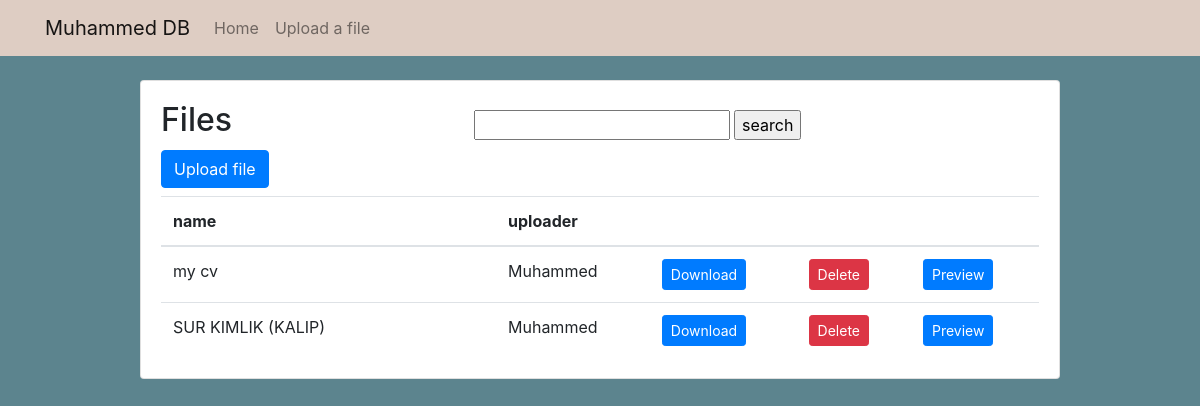
The app's page /, older data.
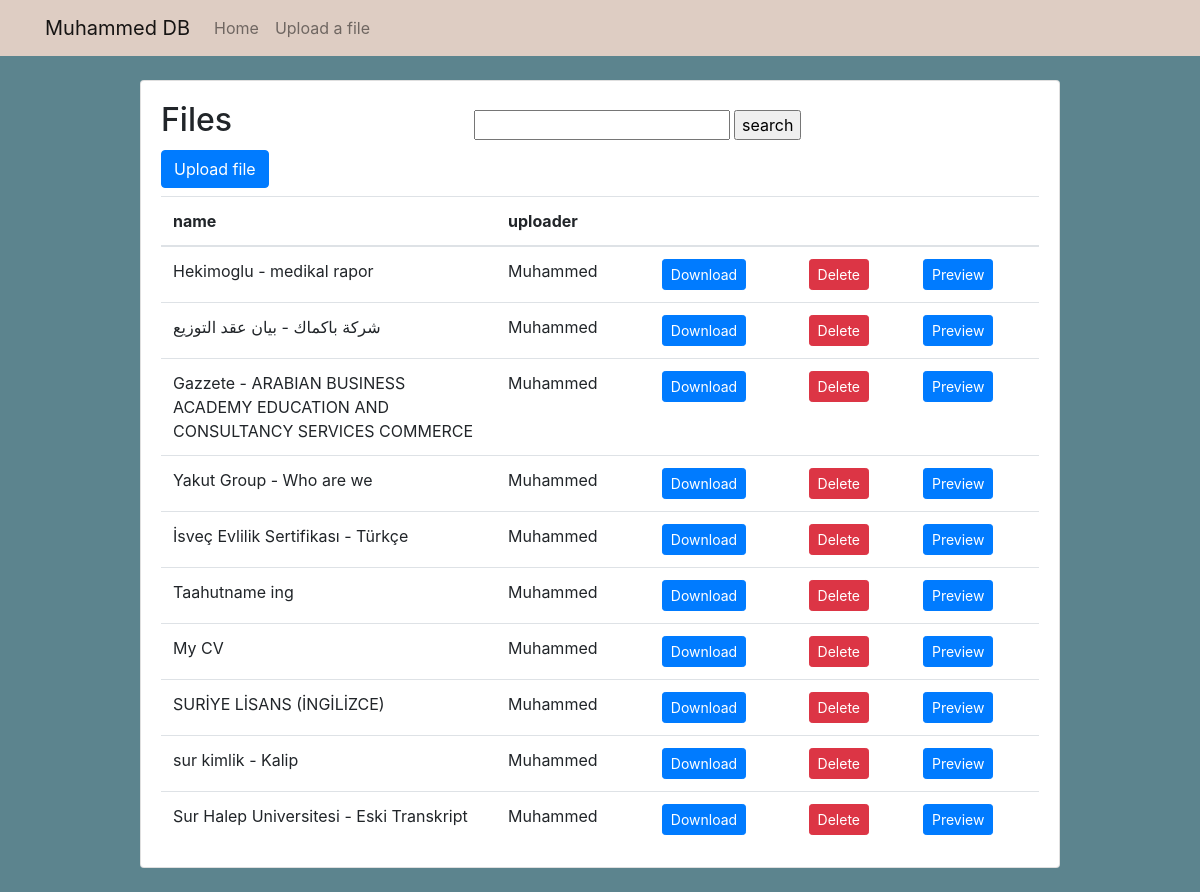
The same page, newer data.
### home/models.py (models this page shows, shortened)
class Pdf(models.Model):
    name = models.CharField(max_length=100, null=False, default="No name")
    pdf = models.FileField(upload_to='files')
    uploader = models.CharField(max_length=100, null=True)

### home/views.py (the view)
# urls.py: path("", views.BookListView.as_view(), name="home"),
class BookListView(ListView):
    model = Pdf
    template_name = "home/class_book_list.html"
    context_object_name = "pdf"
    paginate_by = 10
    def get_queryset(self):
        query = self.request.GET.get('q')
        if query:
            object_list = self.model.objects.order_by('-id').filter(name__icontains=query)
        else:
            object_list = self.model.objects.all().order_by('-id')
        return object_list

### home/templates/home/class_book_list.html (shortened to what this page needs)
{% extends 'home/base.html' %}
{% block content %}
<h2 style="display: inline-block">Files</h2>
<center style="display: inline-block; margin-left: 27%; margin-right: 22%">
  <form method="GET">
    <input type="text" name="q" value="{{ request.GET.q }}" />
    <input class="button" type="submit" value="search" />
  </form>
</center>
<h2 style="display: inline-block">
  <a style="display: inline-block" href="{% url 'upload' %}" class="btn btn-primary">Upload file</a>
</h2>
<table class="table mb-0">
  <thead>
    <tr>
      <th style="width: 335px; padding: 12px">name</th>
      <th>uploader</th>
      <th></th>
      <th></th>
      <th></th>
    </tr>
  </thead>
  <tbody>
    {% for pdf in pdf %}
    <tr>
      <td style="width: 335px; padding: 12px">{{pdf.name}}</td>
      <td>{{pdf.uploader}}</td>
      <td>
        <a download="{{pdf.pdf.url}}" href="{{pdf.pdf.url}}" class="btn btn-primary btn-sm">Download</a>
      </td>
      <td>
        <form action="{% url 'delete' pdf.pk %}" method="post">
          <input type="submit" value="Delete" class="btn btn-danger btn-sm" />
        </form>
      </td>
      <td>
        <a href="{% url 'preview' pdf.pk %}" class="btn btn-primary btn-sm" target="_blank_">Preview</a>
      </td>
    </tr>
    {% endfor %}
  </tbody>
</table>
{% endblock %}

### home/templates/home/base.html (shortened to what this page needs)
{% load static %}
<!doctype html>
<html lang="en">
<head>
  <link rel="stylesheet" href="https://stackpath.bootstrapcdn.com/bootstrap/4.1.3/css/bootstrap.min.css"
>
  <link rel="stylesheet" type="text/css" href="{% static 'css/app.css' %}">
</head>
<body>
  <nav class="navbar navbar-expand-lg navbar-light mb-4" style="background-color:#decdc3">
    <div class="container">
      <a class="navbar-brand" href="{% url 'home' %}">Muhammed DB</a>
      <div class="collapse navbar-collapse" id="navbarSupportedContent">
        <ul class="navbar-nav">
          <li class="nav-item">
            <a class="nav-link" href="{% url 'home' %}">Home</a>
          </li>
          <li class="nav-item">
            <a class="nav-link" href="{% url 'upload' %}">Upload a file</a>
          </li>
        </ul>
      </div>
    </div>
  </nav>
  <div class="container ">
    <div class="row justify-content-center">
      <div class="col-lg-10 col-md-12 ">
        <div class="card mb-4 ">
          <div class="card-body">
            {% block content %}
            {% endblock %}
          </div>
        </div>
      </div>
    </div>
  </div>
</body>
</html>

### static/css/app.css (style rules this page uses)
body { background-color: #5c848e; }

Row changes from the older to the newer data that the page shows:
removed Pdf: name "my cv", uploader "Muhammed"
removed Pdf: name "SUR KIMLIK (KALIP)", uploader "Muhammed"
added Pdf: name "Hekimoglu - medikal rapor", uploader "Muhammed"
added Pdf: name "شركة باكماك - بيان عقد التوزيع", uploader "Muhammed"
added Pdf: name "Gazzete - ARABIAN BUSINESS ACADEMY EDUCATION AND CONSULTANCY SERVICES COMMERCE", uploader "Muhammed"
added Pdf: name "Yakut Group - Who are we", uploader "Muhammed"
added Pdf: name "İsveç Evlilik Sertifikası - Türkçe", uploader "Muhammed"
added Pdf: name "Taahutname ing", uploader "Muhammed"
added Pdf: name "My CV", uploader "Muhammed"
added Pdf: name "SURİYE LİSANS (İNGİLİZCE)", uploader "Muhammed"
added Pdf: name "sur kimlik - Kalip", uploader "Muhammed"
added Pdf: name "Sur Halep Universitesi - Eski Transkript", uploader "Muhammed"
